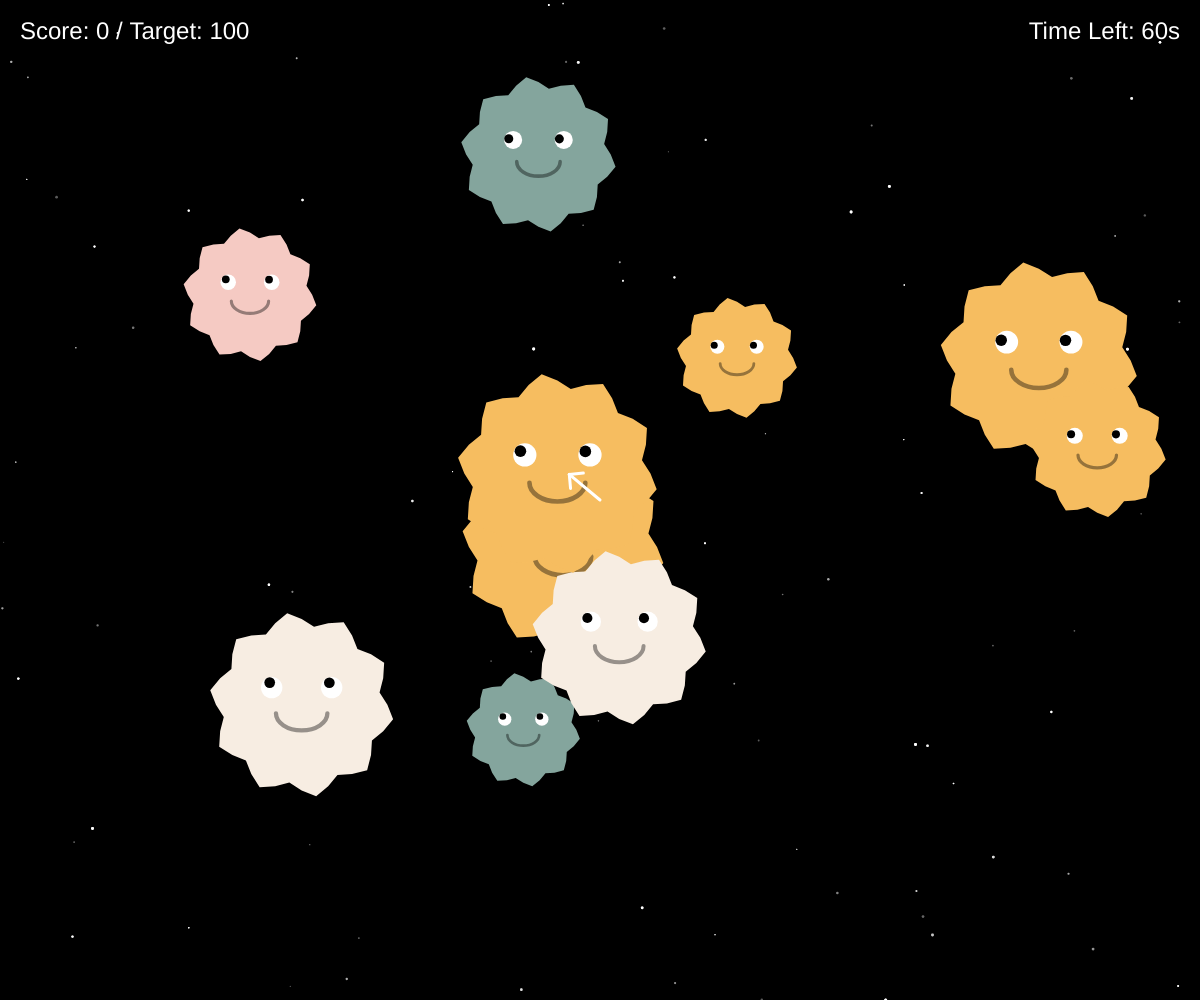
Frame 1 (no input)
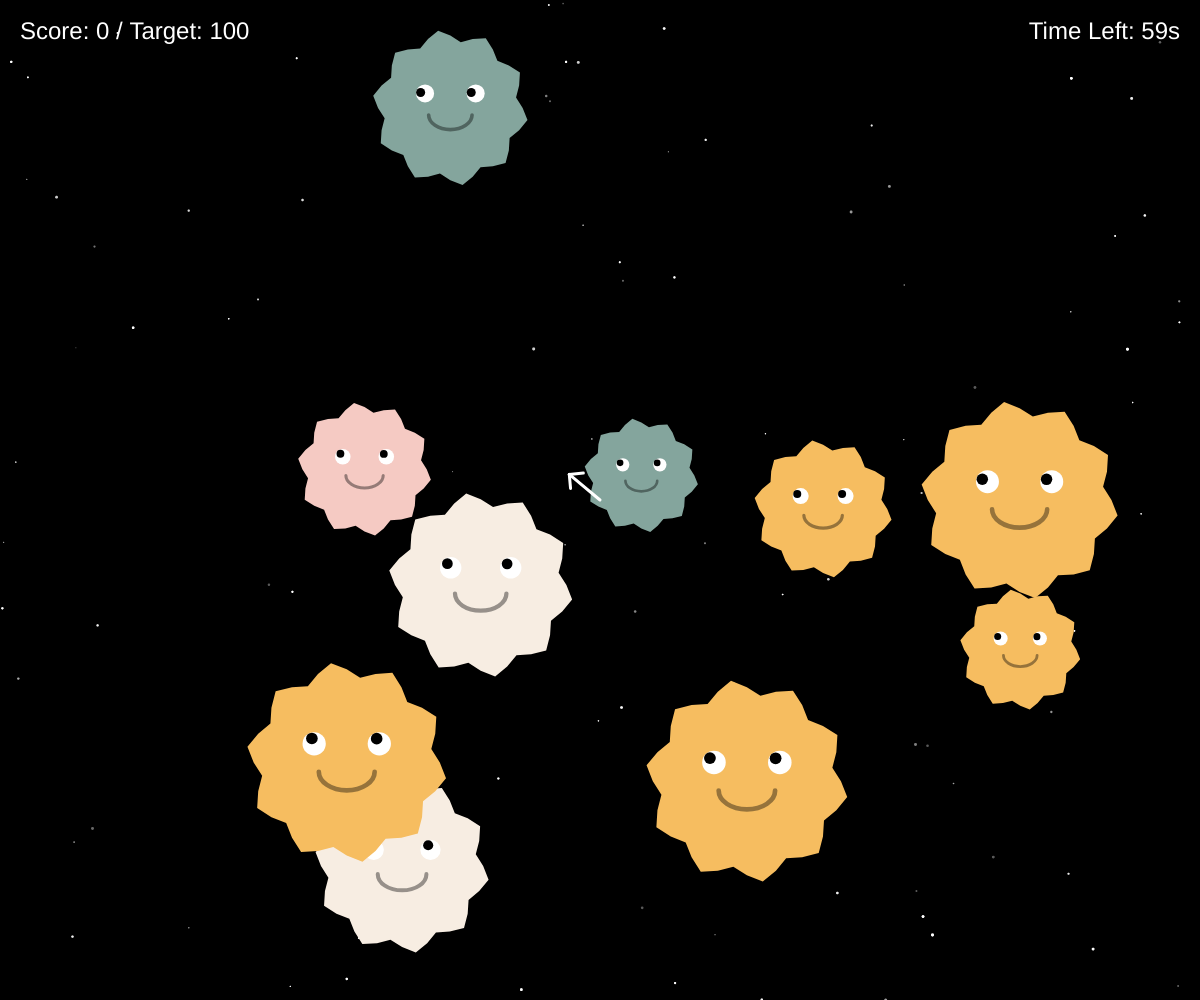
Frame 60 (no input)
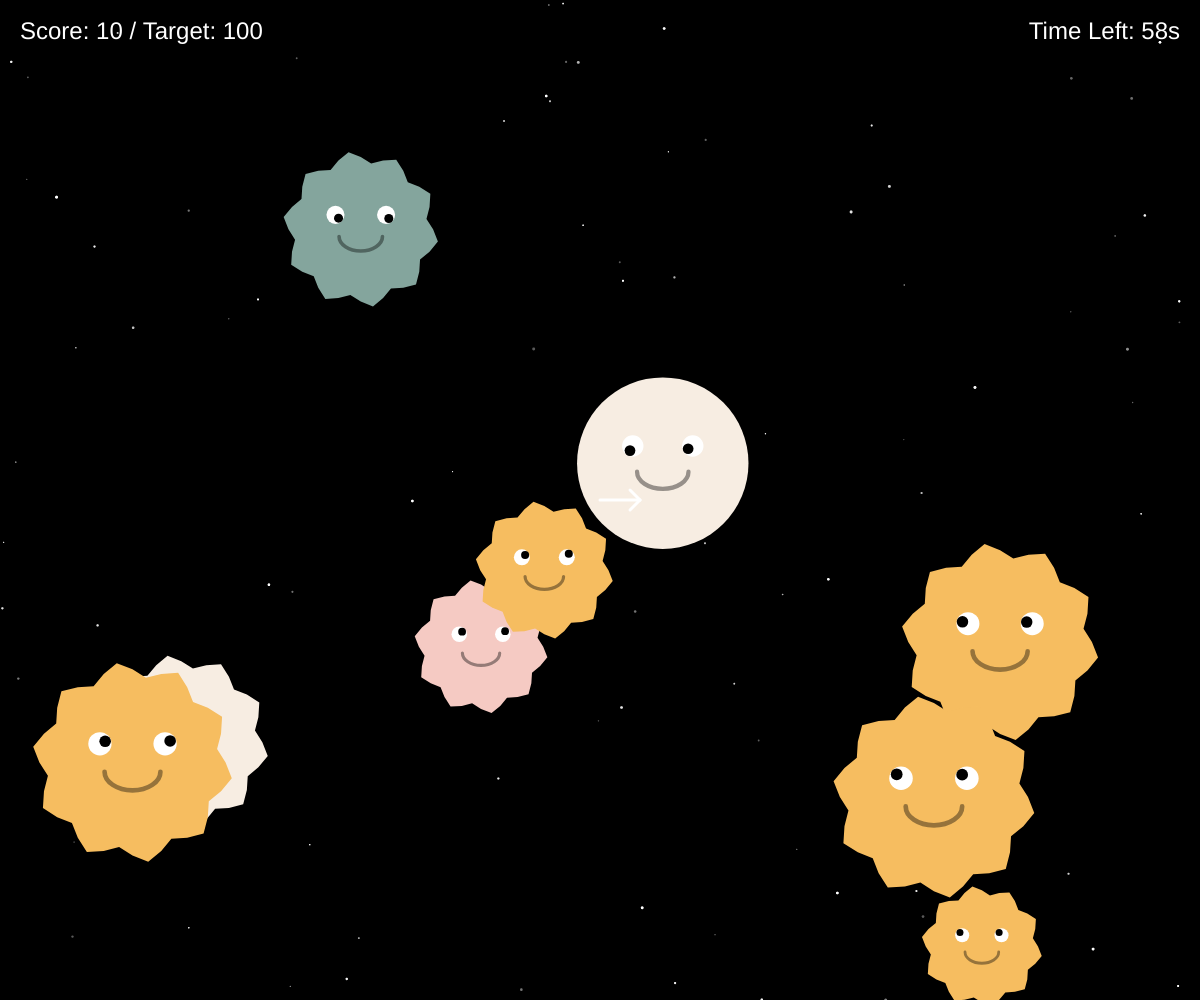
Frame 120 (the mouse pressed at the canvas centre since frame 60)

The p5.js sketch that drew these frames (run headless with seeded random() and noise() and a simulated clock; from frame 60 on, the mouse is pressed at the canvas centre):

// p5.js sketch
// ── sketch.js
let particles = [];
let missiles = [];
let explosions = [];
let stars = [];
const colors = ['#f6bd60', '#f7ede2', '#f5cac3', '#84a59d', '#f28482'];
let lastSpawnTime = 0;
let score = 0;
let gameState = "PLAYING"; // 狀態: PLAYING, WIN, GAMEOVER
let gameStartTime;
let gameDuration = 60000; // 一分鐘 (60000毫秒)
let targetScore = 100; // 當前目標分數

function setup() {
  // 建立全螢幕畫布
  createCanvas(windowWidth, windowHeight);
  
  // 初始產生 10 個物件
  for (let i = 0; i < 10; i++) {
    particles.push(new Particle());
  }
  lastSpawnTime = millis();
  gameStartTime = millis();

  // 初始產生 100 個背景裝飾星星
  for (let i = 0; i < 100; i++) {
    stars.push(new Star());
  }
}

function draw() {
  // 全螢幕背景為黑色
  background(0);

  // 繪製背景裝飾星星
  for (let s of stars) {
    s.update();
    s.display();
  }

  if (gameState === "PLAYING") {
    updateGameLogic();
    checkGameStatus();
  }

  // 始終顯示遊戲物件與 UI
  displayGameObjects();
  drawUI();

  if (gameState !== "PLAYING") {
    showEndScreen();
  }
}

function updateGameLogic() {
  // 每隔 3 秒產生一個新物件
  if (millis() - lastSpawnTime > 3000) {
    particles.push(new Particle());
    lastSpawnTime = millis();
  }

  // 更新並顯示爆炸效果
  for (let i = explosions.length - 1; i >= 0; i--) {
    explosions[i].update();
    if (explosions[i].isFinished()) {
      explosions.splice(i, 1);
    }
  }

  // 更新並顯示飛彈
  for (let i = missiles.length - 1; i >= 0; i--) {
    missiles[i].update();

    // 檢查飛彈是否擊中粒子
    for (let j = particles.length - 1; j >= 0; j--) {
      let d = dist(missiles[i].x, missiles[i].y, particles[j].x, particles[j].y);
      if (d < particles[j].size) {
        // 產生爆炸
        explosions.push(new Explosion(particles[j].x, particles[j].y, particles[j].color));
        // 移除物件
        particles.splice(j, 1);
        missiles.splice(i, 1);
        score += 10;
        break; // 飛彈已消失，跳出內層迴圈
      }
    }

    // 移除超出螢幕的飛彈
    if (missiles[i] && missiles[i].isOffScreen()) {
      missiles.splice(i, 1);
    }
  }

  // 更新並顯示粒子元件
  for (let i = particles.length - 1; i >= 0; i--) {
    let p = particles[i];
    p.update();
  }
}

function displayGameObjects() {
  // 顯示背景星星
  for (let s of stars) {
    s.display();
  }

  // 顯示所有爆炸
  for (let e of explosions) {
    e.display();
  }

  // 顯示所有飛彈
  for (let m of missiles) {
    m.display();
  }

  // 顯示所有粒子
  for (let p of particles) {
    p.display();
  }

  // 繪製中央指標 (箭頭)
  drawCenterUI();
}

function checkGameStatus() {
  let elapsedTime = millis() - gameStartTime;
  let timeLeft = gameDuration - elapsedTime;

  if (score >= targetScore) {
    gameState = "WIN";
  } else if (timeLeft <= 0) {
    gameState = "GAMEOVER";
  }
}

function drawUI() {
  fill(255);
  noStroke();
  textSize(24);
  textAlign(LEFT, TOP);
  text('Score: ' + score + ' / Target: ' + targetScore, 20, 20);

  let timeLeft = max(0, ceil((gameDuration - (millis() - gameStartTime)) / 1000));
  textAlign(RIGHT, TOP);
  text('Time Left: ' + timeLeft + 's', width - 20, 20);
}

function showEndScreen() {
  push();
  fill(0, 150);
  rect(0, 0, width, height); 
  
  textAlign(CENTER, CENTER);
  if (gameState === "WIN") {
    fill('#84a59d');
    textSize(64);
    text("YOU WIN!", width / 2, height / 2 - 40);
    textSize(24);
    fill(255);
    text("Press SPACE for Next Level", width / 2, height / 2 + 40);
  } else if (gameState === "GAMEOVER") {
    fill('#f28482');
    textSize(64);
    text("GAME OVER", width / 2, height / 2 - 40);
    textSize(24);
    fill(255);
    text("Final Score: " + score, width / 2, height / 2 + 40);
    text("Press SPACE to Restart", width / 2, height / 2 + 80);
  }
  pop();
}

function drawCenterUI() {
  push();
  translate(width / 2, height / 2);
  let angle = atan2(mouseY - height / 2, mouseX - width / 2);
  rotate(angle);
  stroke(255);
  strokeWeight(3);
  line(0, 0, 40, 0);       // 箭頭身
  line(40, 0, 30, -10);    // 箭頭尖端
  line(40, 0, 30, 10);     // 箭頭尖端
  pop();
}

// 當視窗大小改變時，自動調整畫布
function windowResized() {
  resizeCanvas(windowWidth, windowHeight);
}

class Particle {
  constructor() {
    this.size = random(50, 100);
    this.x = random(this.size, width - this.size);
    this.y = random(this.size, height - this.size);
    this.color = color(random(colors));
    // 設定不一樣的移動速度
    this.vx = random(-5, 5);
    this.vy = random(-5, 5);
    this.isCircle = false;
  }

  update() {
    // 移動位置
    this.x += this.vx;
    this.y += this.vy;

    // 邊界反彈
    if (this.x < this.size || this.x > width - this.size) this.vx *= -1;
    if (this.y < this.size || this.y > height - this.size) this.vy *= -1;

    // 判斷滑鼠是否靠近物件 (距離小於物件大小的一半)
    let d = dist(mouseX, mouseY, this.x, this.y);
    this.isCircle = (d < this.size);
  }

  display() {
    push();
    translate(this.x, this.y);
    
    // 繪製主體外表
    fill(this.color);
    noStroke();
    
    if (this.isCircle) {
      // 滑鼠靠近時變圓圈
      ellipse(0, 0, this.size * 2);
    } else {
      // 星狀圓弧外表 (利用 beginShape 繪製波浪狀)
      beginShape();
      let points = 40;
      for (let i = 0; i < TWO_PI; i += TWO_PI / points) {
        // 使用 sin 函數讓半徑產生起伏，模擬星狀感
        let r = this.size + sin(i * 10) * (this.size * 0.08);
        let vx = cos(i) * r;
        let vy = sin(i) * r;
        vertex(vx, vy);
      }
      endShape(CLOSE);
    }

    // 繪製眼睛 (白色)
    let eyeDist = this.size * 0.35;
    let eyeSize = this.size * 0.25;
    this.drawEye(-eyeDist, -this.size * 0.2, eyeSize);
    this.drawEye(eyeDist, -this.size * 0.2, eyeSize);

    // 繪製笑嘴 (圓弧)
    noFill();
    stroke(0, 100); // 嘴巴顏色稍深
    strokeWeight(this.size * 0.05);
    arc(0, this.size * 0.1, this.size * 0.6, this.size * 0.4, 0, PI);

    pop();
  }

  /**
   * 繪製單個眼睛及其跟隨滑鼠的眼珠
   */
  drawEye(ox, oy, size) {
    // 眼白
    fill(255);
    noStroke();
    ellipse(ox, oy, size);

    // 計算眼珠方向
    let angle = atan2(mouseY - (this.y + oy), mouseX - (this.x + ox));
    
    // 限制眼珠移動範圍在眼白內
    let pupilOffset = size * 0.25;
    let px = ox + cos(angle) * pupilOffset;
    let py = oy + sin(angle) * pupilOffset;

    // 黑眼珠
    fill(0);
    ellipse(px, py, size * 0.5);
  }
}

/**
 * 背景裝飾星星類別
 */
class Star {
  constructor() {
    this.x = random(width);
    this.y = random(height);
    this.size = random(1, 3);
    this.angle = random(TWO_PI); // 用於閃爍效果的隨機相位
    this.blinkSpeed = random(0.02, 0.08); // 每個星星閃爍頻率不同
  }

  update() {
    this.angle += this.blinkSpeed;
  }

  display() {
    // 利用 sin 函數產生 50 到 255 之間的透明度變化，達到閃爍感
    let brightness = map(sin(this.angle), -1, 1, 50, 255);
    push();
    noStroke();
    fill(255, brightness);
    ellipse(this.x, this.y, this.size);
    pop();
  }
}

/**
 * 飛彈類別
 */
class Missile {
  constructor(x, y, angle) {
    this.x = x;
    this.y = y;
    this.speed = 7;
    this.vx = cos(angle) * this.speed;
    this.vy = sin(angle) * this.speed;
    this.angle = angle;
  }

  update() {
    this.x += this.vx;
    this.y += this.vy;
  }

  display() {
    push();
    translate(this.x, this.y);
    rotate(this.angle);
    stroke(255, 50, 50);
    strokeWeight(4);
    line(0, 0, 15, 0); // 簡約的飛彈線條
    pop();
  }

  isOffScreen() {
    return (this.x < 0 || this.x > width || this.y < 0 || this.y > height);
  }
}

/**
 * 爆炸效果類別
 */
class Explosion {
  constructor(x, y, col) {
    this.x = x;
    this.y = y;
    this.color = col;
    this.radius = 10;
    this.alpha = 255;
  }

  update() {
    this.radius += 4;   // 擴散速度
    this.alpha -= 10;   // 消失速度
  }

  display() {
    push();
    noFill();
    let c = color(this.color);
    c.setAlpha(this.alpha);
    stroke(c);
    strokeWeight(2);
    ellipse(this.x, this.y, this.radius);
    pop();
  }

  isFinished() {
    return this.alpha <= 0;
  }
}

// 監聽滑鼠點擊發射飛彈
function mousePressed() {
  if (gameState === "PLAYING") {
    let angle = atan2(mouseY - height / 2, mouseX - width / 2);
    missiles.push(new Missile(width / 2, height / 2, angle));
  }
}

function keyPressed() {
  if (key === ' ') {
    if (gameState === "WIN") {
      targetScore += 100; // 增加下一個階段的目標
      gameStartTime = millis();
      gameState = "PLAYING";
    } else if (gameState === "GAMEOVER") {
      // 重啟遊戲
      score = 0;
      targetScore = 100;
      particles = [];
      missiles = [];
      explosions = [];
      for (let i = 0; i < 10; i++) particles.push(new Particle());
      gameStartTime = millis();
      gameState = "PLAYING";
    }
  }
}
